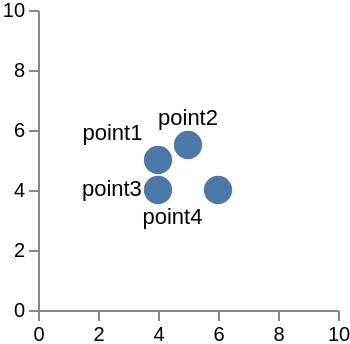

Write a Vega-Lite specification for this figure.
### Vega specification from a JSON file in a GitHub repository (floating-point values rounded to 4 significant figures)
{"$schema": "https://vega.github.io/schema/vega/v5.json", "width": 150, "height": 150, "data": [{"name": "source", "values": [{"x": 4, "y": 5, "label": "point1"}, {"x": 5, "y": 5.5, "label": "point2"}, {"x": 4, "y": 4, "label": "point3"}, {"x": 6, "y": 4, "label": "point4"}]}], "scales": [{"name": "x", "type": "linear", "domain": [0, 10], "range": "width"}, {"name": "y", "type": "linear", "domain": [0, 10], "range": "height"}], "axes": [{"scale": "x", "tickCount": 5, "orient": "bottom"}, {"scale": "y", "tickCount": 5, "orient": "left"}], "marks": [{"name": "baseMark", "type": "symbol", "from": {"data": "source"}, "encode": {"update": {"x": {"scale": "x", "field": "x"}, "y": {"scale": "y", "field": "y"}, "size": {"value": 200}}}}, {"name": "label", "type": "text", "from": {"data": "baseMark"}, "encode": {"update": {"text": {"field": "datum.label"}}}, "transform": [{"type": "label", "size": [150, 150]}]}]}
